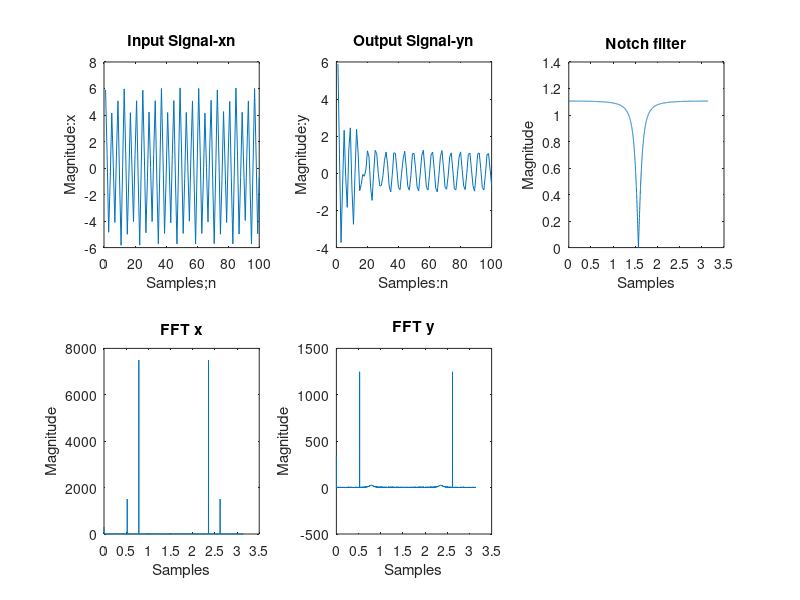
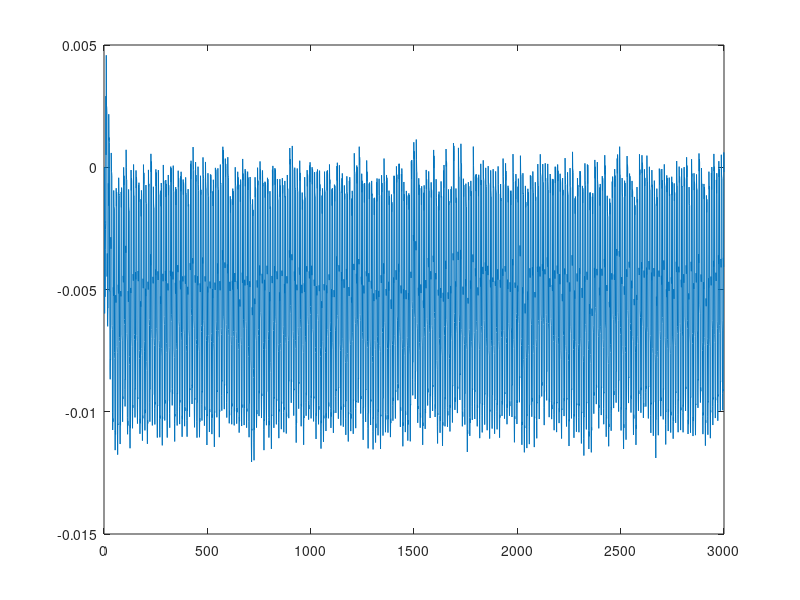

Here is the MATLAB script that generated these plots, in order:
% Part A: ADAPTIVE NOTCH FILTER.
% define second order IIR notch filter

w=1/3*pi;
w1=(1/2)*pi;
u=0.001; %step size
r=0.9;
N = 3000;
nT =[1:N];
% x=sin(w*nT);
% noise=zeros(1,N);
% noise(N/2)=-1+(1+1)*rand(1,1);
x_org=sin(w*nT)+(0.1+0.1)*rand(1,N);%input sequence+noise
x=x_org+ 5*sin(w1*nT);%sinusoidal interference: 5*sin(w1*nT)

x1=0;
x2=0;
y1=0;
y2=0;
a0=0;
for n=1:N
    e(n)=x(n)+a0*x1+x2; 
    y(n)=e(n)-a0*r*y1-r*r*y2;
    %a(n+1)=a0+u*y(n)*(x1-r*y1);
    %a(n+1)=a0-u*y(n)*x1;
    if abs(a0-u*y(n)*x1) >2 || a0-u*y(n)*x1 == 2
        a(n+1) = 0;
    else
        a(n+1)=a0-u*y(n)*x1;
    end
    a0=a(n+1);
    y2=y1;
    y1=y(n);
    x2=x1;
    x1=x(n);
end

wn = linspace(-pi,pi,N);
den = [1,a(N+1)*r,r*r];
num = [1,a(N+1),1];
[H_ejw,wn] = freqz(num,den,N);
H_ejw_dB = 20*log10(abs(H_ejw));

y=filter(num,den,x);
Y=fft(y,N);

figure('Name','Part(a) Single Channel Adaptive Filter');
subplot(2,3,1)
plot(x(1:100));
title('Input Signal-xn');
xlabel('Samples;n');
ylabel('Magnitude:x');  

subplot(2,3,2)
plot(y(1:100));
title('Output Signal-yn');
xlabel('Samples:n');
ylabel('Magnitude:y');

subplot(2,3,3)
plot(wn,abs(H_ejw));
title('Notch filter');
xlabel('Samples');
ylabel('Magnitude');

subplot(2,3,4)
x_fft = abs(fft(x,N));
%[x_freq,wx]=freqz(xx,1,512,'whole');
plot(wn,x_fft);
%plot(wx,x_freq);
title('FFT x');
xlabel('Samples');
ylabel('Magnitude');

subplot(2,3,5)
y_fft = abs(fft(y,N));
%plot(wn,y_fft);
plot(wn,Y);
%[y_freq,wy]=freqz(y,1,512,'whole');
%plot(wy,y_freq);
title('FFT y');
xlabel('Samples');
ylabel('Magnitude');

figure();
nn=1:N;
plot(nn,a(nn));








